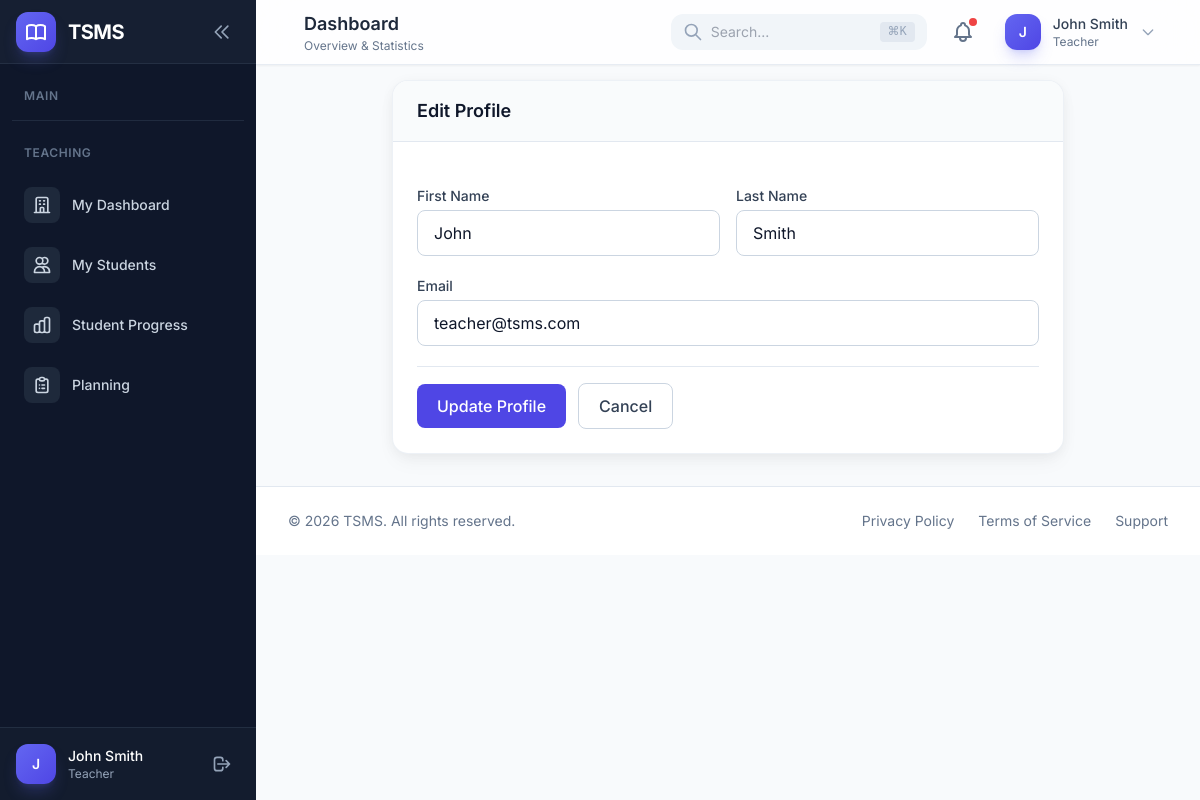
The app's page /auth/profile/edit (signed in) with its own data.
### app/models/user.py (models this page shows, shortened)
class User(UserMixin, db.Model):
    __tablename__ = 'users'
    id = db.Column(db.Integer, primary_key=True)
    name = db.Column(db.String(128), nullable=False)
    username = db.Column(db.String(64), unique=True, nullable=False, index=True)
    email = db.Column(db.String(120), unique=True, nullable=False, index=True)
    password_hash = db.Column(db.String(256), nullable=False)
    role = db.Column(db.Enum(UserRole), nullable=False, default=UserRole.TEACHER)
    status = db.Column(db.Enum(UserStatus), nullable=False, default=UserStatus.ACTIVE)
    created_at = db.Column(db.DateTime, default=datetime.utcnow, index=True)
    updated_at = db.Column(db.DateTime, default=datetime.utcnow, onupdate=datetime.utcnow)
    last_login_at = db.Column(db.DateTime)
    teacher_profile = db.relationship(
        'Teacher',
        backref='user',
        uselist=False,
        cascade='all, delete-orphan',
        lazy='joined'
    )
    supervisor_profile = db.relationship(
        'Supervisor',
        backref='user',
        uselist=False,
        cascade='all, delete-orphan',
        lazy='joined'
    )
    @property
    def password(self):
        """Prevent password from being read."""
        raise AttributeError('Password is not a readable attribute')
    def is_admin(self):
        return self.role == UserRole.ADMIN
    def is_supervisor(self):
        return self.role == UserRole.SUPERVISOR
    def is_teacher(self):
        return self.role == UserRole.TEACHER

### app/blueprints/auth/routes.py (the view, shortened to what this page needs)
@auth_bp.route('/profile/edit', methods=['GET', 'POST'])
@login_required
def edit_profile():
    form = ProfileForm(obj=current_user)
    if request.method == 'GET':
        name_parts = current_user.name.split(' ', 1)
        form.first_name.data = name_parts[0]
        form.last_name.data = name_parts[1] if len(name_parts) > 1 else ''
        form.email.data = current_user.email
    return render_template('auth/edit_profile.html', form=form)

### app/templates/auth/edit_profile.html (shortened to what this page needs)
{% extends "layouts/dashboard.html" %}
{% block content %}
<div class="max-w-2xl mx-auto">
    <div class="bg-white rounded-2xl shadow-soft border border-slate-200/60 overflow-hidden">
        <div class="px-6 py-4 bg-slate-50/80 border-b border-slate-200">
            <h3 class="text-lg font-semibold text-slate-900">Edit Profile</h3>
        </div>
        <form method="post" class="p-6 space-y-5">
            <div class="grid grid-cols-1 md:grid-cols-2 gap-4">
                <div>
                    <label class="block text-sm font-medium text-slate-700 mb-1">First Name</label>
                    {{ form.first_name(class="w-full px-4 py-2.5 border border-slate-300 rounded-lg focus:ring-2 focus:ring-primary-500 focus:border-primary-500") }}
                </div>
                <div>
                    <label class="block text-sm font-medium text-slate-700 mb-1">Last Name</label>
                    {{ form.last_name(class="w-full px-4 py-2.5 border border-slate-300 rounded-lg focus:ring-2 focus:ring-primary-500 focus:border-primary-500") }}
                </div>
            </div>
            <div>
                <label class="block text-sm font-medium text-slate-700 mb-1">Email</label>
                {{ form.email(class="w-full px-4 py-2.5 border border-slate-300 rounded-lg focus:ring-2 focus:ring-primary-500 focus:border-primary-500") }}
            </div>
            <div class="pt-4 border-t border-slate-200 flex items-center gap-3">
                {{ form.submit(class="px-5 py-2.5 bg-primary-600 text-white rounded-lg hover:bg-primary-700 transition-colors font-medium") }}
                <a href="{{ url_for('auth.profile') }}" class="px-5 py-2.5 border border-slate-300 text-slate-700 rounded-lg hover:bg-slate-50 transition-colors font-medium">Cancel</a>
            </div>
        </form>
    </div>
</div>
{% endblock %}

### app/templates/components/sidebar.html (shortened to what this page needs)
<aside :class="sidebarOpen ? 'w-64' : 'w-20'"
       class="fixed inset-y-0 left-0 z-50 bg-slate-900 sidebar-transition hidden lg:flex lg:flex-col">
    <div class="flex items-center justify-between h-16 px-4 bg-slate-800/50 border-b border-slate-700/50">
        <a href="{{ url_for('teacher.index') if current_user.is_teacher() and not current_user.is_supervisor() and not current_user.is_admin() else url_for('main.dashboard') }}" class="flex items-center space-x-3">
            <div class="flex-shrink-0 w-10 h-10 bg-gradient-to-br from-primary-500 to-primary-600 rounded-xl flex items-center justify-center shadow-lg shadow-primary-500/25">
            </div>
            <span x-show="sidebarOpen" x-transition class="text-white font-bold text-xl tracking-tight">TSMS</span>
        </a>
        <button @click="sidebarOpen = !sidebarOpen"
                class="p-2 text-slate-400 hover:text-white hover:bg-slate-700/50 rounded-lg transition-colors lg:block hidden">
        </button>
    </div>
    <nav class="flex-1 mt-6 px-3 space-y-1 overflow-y-auto">
        <div x-show="sidebarOpen" class="mb-4">
            <p class="px-3 text-xs font-semibold text-slate-500 uppercase tracking-wider">Main</p>
        </div>
        {% if current_user.is_teacher() and not current_user.is_supervisor() and not current_user.is_admin() %}
        <div x-show="sidebarOpen" class="pt-6 mt-6 border-t border-slate-700/50">
            <p class="px-3 text-xs font-semibold text-slate-500 uppercase tracking-wider mb-4">Teaching</p>
        </div>
        <a href="{{ url_for('teacher.index') }}"
           class="group flex items-center px-3 py-2.5 text-sm font-medium rounded-xl transition-all duration-200
                  {% if request.endpoint == 'teacher.index' %}
                  bg-gradient-to-r from-primary-600 to-primary-500 text-white shadow-lg shadow-primary-500/25
                  {% else %}
                  text-slate-300 hover:bg-slate-800/50 hover:text-white
                  {% endif %}">
            <div class="flex items-center justify-center w-9 h-9 rounded-lg
                        {% if request.endpoint == 'teacher.index' %}bg-white/20{% else %}bg-slate-800 group-hover:bg-slate-700{% endif %}">
                <svg class="w-5 h-5" fill="none" stroke="currentColor" viewBox="0 0 24 24">
                    <path stroke-linecap="round" stroke-linejoin="round" stroke-width="2" d="M19 21V5a2 2 0 00-2-2H7a2 2 0 00-2 2v16m14 0h2m-2 0h-5m-9 0H3m2 0h5M9 7h1m-1 4h1m4-4h1m-1 4h1m-5 10v-5a1 1 0 011-1h2a1 1 0 011 1v5m-4 0h4"/>
                </svg>
            </div>
            <span x-show="sidebarOpen" x-transition class="ml-3">My Dashboard</span>
        </a>
        <a href="{{ url_for('teacher.students') }}"
           class="group flex items-center px-3 py-2.5 text-sm font-medium rounded-xl transition-all duration-200
                  {% if request.endpoint == 'teacher.students' or request.endpoint == 'teacher.student_detail' %}
                  bg-gradient-to-r from-primary-600 to-primary-500 text-white shadow-lg shadow-primary-500/25
                  {% else %}
                  text-slate-300 hover:bg-slate-800/50 hover:text-white
                  {% endif %}">
            <div class="flex items-center justify-center w-9 h-9 rounded-lg
                        {% if request.endpoint == 'teacher.students' or request.endpoint == 'teacher.student_detail' %}bg-white/20{% else %}bg-slate-800 group-hover:bg-slate-700{% endif %}">
                <svg class="w-5 h-5" fill="none" stroke="currentColor" viewBox="0 0 24 24">
                    <path stroke-linecap="round" stroke-linejoin="round" stroke-width="2" d="M12 4.354a4 4 0 110 5.292M15 21H3v-1a6 6 0 0112 0v1zm0 0h6v-1a6 6 0 00-9-5.197M13 7a4 4 0 11-8 0 4 4 0 018 0z"/>
                </svg>
            </div>
            <span x-show="sidebarOpen" x-transition class="ml-3">My Students</span>
        </a>
        <a href="{{ url_for('teacher.student_progress') }}"
           class="group flex items-center px-3 py-2.5 text-sm font-medium rounded-xl transition-all duration-200
                  {% if request.endpoint == 'teacher.student_progress' %}
                  bg-gradient-to-r from-primary-600 to-primary-500 text-white shadow-lg shadow-primary-500/25
                  {% else %}
                  text-slate-300 hover:bg-slate-800/50 hover:text-white
                  {% endif %}">
            <div class="flex items-center justify-center w-9 h-9 rounded-lg
                        {% if request.endpoint == 'teacher.student_progress' %}bg-white/20{% else %}bg-slate-800 group-hover:bg-slate-700{% endif %}">
            </div>
            <span x-show="sidebarOpen" x-transition class="ml-3">Student Progress</span>
        </a>
        <a href="{{ url_for('teacher.planning') }}"
           class="group flex items-center px-3 py-2.5 text-sm font-medium rounded-xl transition-all duration-200
                  {% if request.endpoint == 'teacher.planning' or 'planning' in request.endpoint %}
                  bg-gradient-to-r from-primary-600 to-primary-500 text-white shadow-lg shadow-primary-500/25
                  {% else %}
                  text-slate-300 hover:bg-slate-800/50 hover:text-white
                  {% endif %}">
            <div class="flex items-center justify-center w-9 h-9 rounded-lg
                        {% if request.endpoint == 'teacher.planning' or 'planning' in request.endpoint %}bg-white/20{% else %}bg-slate-800 group-hover:bg-slate-700{% endif %}">
                <svg class="w-5 h-5" fill="none" stroke="currentColor" viewBox="0 0 24 24">
                    <path stroke-linecap="round" stroke-linejoin="round" stroke-width="2" d="M9 5H7a2 2 0 00-2 2v12a2 2 0 002 2h10a2 2 0 002-2V7a2 2 0 00-2-2h-2M9 5a2 2 0 002 2h2a2 2 0 002-2M9 5a2 2 0 012-2h2a2 2 0 012 2m-3 7h3m-3 4h3m-6-4h.01M9 16h.01"/>
                </svg>
            </div>
            <span x-show="sidebarOpen" x-transition class="ml-3">Planning</span>
        </a>
        {% endif %}
    </nav>
    <div class="p-4 border-t border-slate-700/50 bg-slate-800/30">
        <div class="flex items-center">
            <div class="flex-shrink-0">
                <div class="w-10 h-10 rounded-xl bg-gradient-to-br from-primary-500 to-primary-600 flex items-center justify-center text-white font-semibold text-sm shadow-lg shadow-primary-500/25">
                    {{ current_user.name[0]|upper }}
                </div>
            </div>
            <div x-show="sidebarOpen" x-transition class="ml-3 flex-1 min-w-0">
                <p class="text-sm font-medium text-white truncate">{{ current_user.name }}</p>
                <p class="text-xs text-slate-400 truncate">{{ current_user.role.value|title if current_user.role else 'User' }}</p>
            </div>
            <a x-show="sidebarOpen" href="{{ url_for('auth.logout') }}"
               class="ml-2 p-2 text-slate-400 hover:text-red-400 rounded-lg hover:bg-slate-700/50 transition-colors"
               title="Logout">
                <svg class="w-5 h-5" fill="none" stroke="currentColor" viewBox="0 0 24 24">
                    <path stroke-linecap="round" stroke-linejoin="round" stroke-width="2" d="M17 16l4-4m0 0l-4-4m4 4H7m6 4v1a3 3 0 01-3 3H6a3 3 0 01-3-3V7a3 3 0 013-3h4a3 3 0 013 3v1"/>
                </svg>
            </a>
        </div>
    </div>
</aside>

### app/templates/components/navbar.html (shortened to what this page needs)
<header :class="sidebarOpen ? 'lg:pl-64' : 'lg:pl-20'"
        class="fixed top-0 right-0 left-0 z-40 transition-all duration-300">
    <div class="bg-white/80 backdrop-blur-xl border-b border-slate-200/80 shadow-sm">
        <div class="flex items-center justify-between h-16 px-4 sm:px-6 lg:px-8">
            <div class="flex items-center space-x-4">
                <div class="hidden sm:block">
                    <h1 class="text-lg font-semibold text-slate-800">{% block page_title %}Dashboard{% endblock %}</h1>
                    <p class="text-xs text-slate-500">{% block page_subtitle %}Overview & Statistics{% endblock %}</p>
                </div>
            </div>
            <div class="flex items-center space-x-2 sm:space-x-4">
                <div class="hidden md:block relative" x-data="{ searchOpen: false }">
                    <div class="relative">
                        <input type="text"
                               placeholder="Search..."
                               class="w-64 pl-10 pr-4 py-2 text-sm bg-slate-100 border-0 rounded-xl focus:ring-2 focus:ring-primary-500 focus:bg-white transition-all"
                               @focus="searchOpen = true"
                               @blur="setTimeout(() => searchOpen = false, 200)">
                        <div class="absolute inset-y-0 left-0 pl-3 flex items-center pointer-events-none">
                        </div>
                        <kbd class="hidden lg:inline-flex absolute right-3 top-1/2 -translate-y-1/2 items-center px-2 py-0.5 text-xs text-slate-400 bg-slate-200 rounded">
                            ⌘K
                        </kbd>
                    </div>
                </div>
                <div x-data="{ notifOpen: false }" class="relative">
                    <button @click="notifOpen = !notifOpen"
                            class="relative p-2 text-slate-500 hover:text-slate-700 hover:bg-slate-100 rounded-xl transition-colors">
                        <span class="absolute top-1.5 right-1.5 w-2 h-2 bg-red-500 rounded-full ring-2 ring-white"></span>
                    </button>
                </div>
                <div x-data="{ profileOpen: false }" class="relative">
                    <button @click="profileOpen = !profileOpen"
                            class="flex items-center space-x-3 p-1.5 pr-3 hover:bg-slate-100 rounded-xl transition-colors">
                        <div class="w-9 h-9 rounded-xl bg-gradient-to-br from-primary-500 to-primary-600 flex items-center justify-center text-white font-semibold text-sm shadow-lg shadow-primary-500/25">
                            {{ current_user.name[0]|upper }}
                        </div>
                        <div class="hidden sm:block text-left">
                            <p class="text-sm font-medium text-slate-700">{{ current_user.name }}</p>
                            <p class="text-xs text-slate-500">{{ current_user.role.value|title if current_user.role else 'User' }}</p>
                        </div>
                        <svg class="hidden sm:block w-4 h-4 text-slate-400" fill="none" stroke="currentColor" viewBox="0 0 24 24">
                            <path stroke-linecap="round" stroke-linejoin="round" stroke-width="2" d="M19 9l-7 7-7-7"/>
                        </svg>
                    </button>
                </div>
            </div>
        </div>
    </div>
</header>

### records on screen
User: name "J", name "John Smith", role.value "Teacher", email "teacher@tsms.com"
